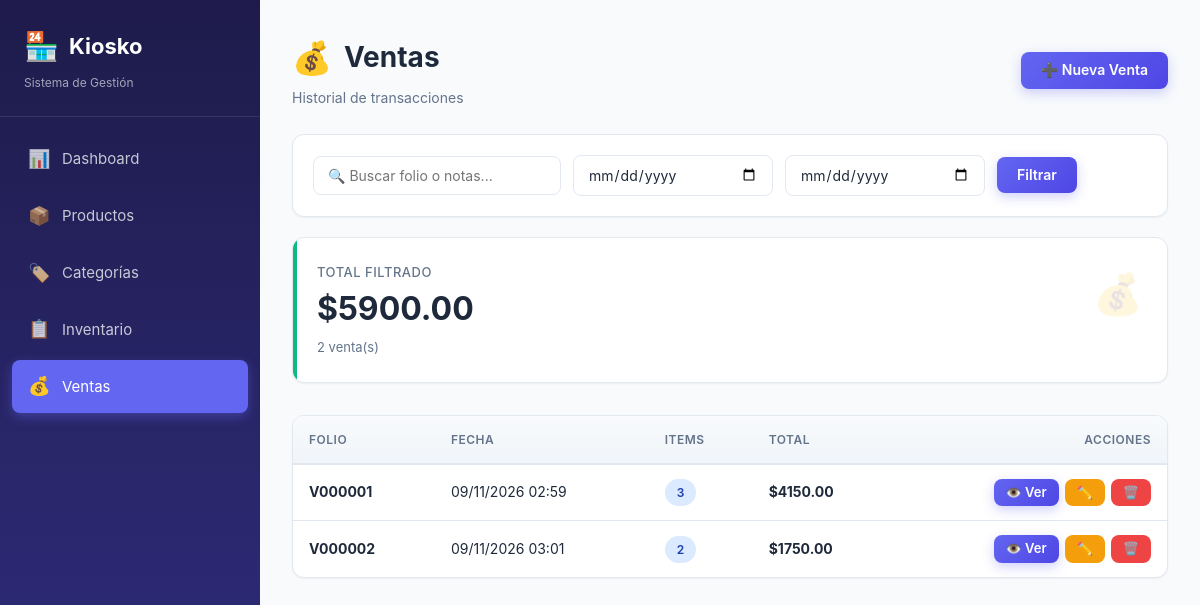
/ventas/, run on the app's committed database.
### tienda/models.py (models this page shows, shortened)
class Venta(models.Model):
    folio = models.CharField(max_length=20, unique=True, editable=False)
    fecha = models.DateTimeField(default=timezone.now)
    total = models.DecimalField(max_digits=12, decimal_places=2, default=0)
    notas = models.TextField(blank=True, null=True)
    class Meta:
        verbose_name = 'Venta'
        verbose_name_plural = 'Ventas'
        ordering = ['-fecha']

### tienda/views.py (the view)
# urls.py: path('ventas/', views.venta_lista, name='venta_lista'),
def venta_lista(request):
    q = request.GET.get('q', '')
    desde = request.GET.get('desde', '')
    hasta = request.GET.get('hasta', '')
    ventas = Venta.objects.annotate(num_items=Count('detalles'))
    if q:
        ventas = ventas.filter(
            Q(folio__icontains=q) | Q(notas__icontains=q)
        )
    if desde:
        ventas = ventas.filter(fecha__date__gte=desde)
    if hasta:
        ventas = ventas.filter(fecha__date__lte=hasta)
    total_filtrado = ventas.aggregate(total=Sum('total'))['total'] or 0
    return render(request, 'ventas/lista.html', {
        'ventas': ventas, 'q': q, 'desde': desde, 'hasta': hasta,
        'total_filtrado': total_filtrado, 'seccion': 'ventas'
    })

### templates/ventas/lista.html (shortened to what this page needs)
{% extends 'base.html' %}
{% block content %}
<div class="page-header">
    <div>
        <h1 class="page-title"><span class="title-icon">💰</span> Ventas</h1>
        <p class="page-subtitle">Historial de transacciones</p>
    </div>
    <a href="{% url 'venta_crear' %}" class="btn btn-primary">➕ Nueva Venta</a>
</div>
<div class="filters">
    <form method="get">
        <input type="text" name="q" value="{{ q }}" placeholder="🔍 Buscar folio o notas..." class="form-input">
        <input type="date" name="desde" value="{{ desde }}" class="form-input" title="Desde">
        <input type="date" name="hasta" value="{{ hasta }}" class="form-input" title="Hasta">
        <button type="submit" class="btn btn-primary">Filtrar</button>
    </form>
</div>
<div class="stats-grid">
    <div class="stat-card success">
        <div class="stat-icon">💰</div>
        <div class="stat-label">Total filtrado</div>
        <div class="stat-value">${{ total_filtrado|floatformat:2 }}</div>
        <div class="stat-sub">{{ ventas|length }} venta(s)</div>
    </div>
</div>
<div class="table-container">
    {% if ventas %}
    <div class="table-scroll">
        <table>
            <thead>
                <tr>
                    <th>Folio</th>
                    <th>Fecha</th>
                    <th>Items</th>
                    <th>Total</th>
                    <th class="text-right">Acciones</th>
                </tr>
            </thead>
            <tbody>
                {% for v in ventas %}
                <tr>
                    <td><strong>{{ v.folio }}</strong></td>
                    <td>{{ v.fecha|date:"d/m/Y H:i" }}</td>
                    <td><span class="badge badge-info">{{ v.num_items }}</span></td>
                    <td><strong>${{ v.total|floatformat:2 }}</strong></td>
                    <td class="text-right">
                        <div class="table-actions" style="justify-content:flex-end;">
                            <a href="{% url 'venta_detalle' v.pk %}" class="btn btn-primary btn-sm">👁️ Ver</a>
                            <a href="{% url 'venta_editar' v.pk %}" class="btn btn-warning btn-sm">✏️</a>
                            <a href="{% url 'venta_eliminar' v.pk %}" class="btn btn-danger btn-sm">🗑️</a>
                        </div>
                    </td>
                </tr>
                {% endfor %}
            </tbody>
        </table>
    </div>
    {% endif %}
</div>
{% endblock %}

### static/css/style.css (style rules this page uses)
* { margin: 0; padding: 0; box-sizing: border-box; }
:root { --primary: #6366f1; --primary-dark: #4f46e5; --primary-light: #818cf8; --secondary: #ec4899; --success: #10b981; --warning: #f59e0b; --danger: #ef4444; --bg: #f8fafc; --surface: #ffffff; --text: #1e293b; --text-muted: #64748b; --border: #e2e8f0; --shadow-sm: 0 1px 2px rgba(0,0,0,0.05); --shadow: 0 4px 6px -1px rgba(0,0,0,0.1), 0 2px 4px -1px rgba(0,0,0,0.06); --shadow-lg: 0 10px 25px -3px rgba(0,0,0,0.1); --radius: 12px; --radius-sm: 8px; --sidebar-width: 260px; }
body { font-family: -apple-system, BlinkMacSystemFont, 'Segoe UI', Roboto, 'Helvetica Neue', Arial, sans-serif; background: var(--bg); color: var(--text); line-height: 1.6; min-height: 100vh; }
.page-header { display: flex; justify-content: space-between; align-items: center; margin-bottom: 24px; flex-wrap: wrap; gap: 16px; }
.page-title { font-size: 28px; font-weight: 700; color: var(--text); display: flex; align-items: center; gap: 12px; }
.page-title .title-icon { font-size: 32px; }
.page-subtitle { color: var(--text-muted); font-size: 14px; margin-top: 4px; }
.btn { display: inline-flex; align-items: center; gap: 8px; padding: 10px 20px; border: none; border-radius: var(--radius-sm); font-size: 14px; font-weight: 600; cursor: pointer; text-decoration: none; transition: all 0.2s; line-height: 1.2; font-family: inherit; }
.btn-primary { background: linear-gradient(135deg, var(--primary) 0%, var(--primary-dark) 100%); color: white; box-shadow: 0 4px 12px rgba(99,102,241,0.3); }
.btn-warning { background: var(--warning); color: white; }
.btn-danger { background: var(--danger); color: white; }
.btn-sm { padding: 6px 12px; font-size: 13px; }
.stats-grid { display: grid; grid-template-columns: repeat(auto-fit, minmax(240px, 1fr)); gap: 20px; margin-bottom: 32px; }
.stat-card { background: var(--surface); border-radius: var(--radius); padding: 24px; box-shadow: var(--shadow-sm); border: 1px solid var(--border); position: relative; overflow: hidden; transition: transform 0.2s, box-shadow 0.2s; }
.stat-card::before { content: ''; position: absolute; top: 0; left: 0; width: 4px; height: 100%; background: var(--primary); }
.stat-card.success::before { background: var(--success); }
.stat-label { font-size: 13px; color: var(--text-muted); font-weight: 500; text-transform: uppercase; letter-spacing: 0.5px; margin-bottom: 8px; }
.stat-value { font-size: 32px; font-weight: 700; color: var(--text); line-height: 1.2; }
.stat-icon { position: absolute; top: 24px; right: 24px; font-size: 40px; opacity: 0.15; }
.stat-sub { font-size: 13px; color: var(--text-muted); margin-top: 8px; }
.table-container { background: var(--surface); border-radius: var(--radius); box-shadow: var(--shadow-sm); border: 1px solid var(--border); overflow: hidden; }
.table-scroll { overflow-x: auto; }
table { width: 100%; border-collapse: collapse; font-size: 14px; }
thead { background: linear-gradient(180deg, #f8fafc 0%, #f1f5f9 100%); }
th { text-align: left; padding: 14px 16px; font-weight: 600; color: var(--text-muted); font-size: 12px; text-transform: uppercase; letter-spacing: 0.5px; border-bottom: 2px solid var(--border); }
td { padding: 14px 16px; border-bottom: 1px solid var(--border); color: var(--text); }
tbody tr:last-child td { border-bottom: none; }
tbody tr { transition: background 0.15s; }
.table-actions { display: flex; gap: 6px; }
.badge { display: inline-block; padding: 4px 12px; border-radius: 50px; font-size: 12px; font-weight: 600; }
.badge-info { background: #dbeafe; color: #1e40af; }
.filters { background: var(--surface); padding: 20px; border-radius: var(--radius); box-shadow: var(--shadow-sm); border: 1px solid var(--border); margin-bottom: 20px; display: flex; gap: 12px; flex-wrap: wrap; align-items: center; }
.filters form { display: flex; gap: 12px; flex-wrap: wrap; width: 100%; align-items: center; }
.form-input { padding: 10px 14px; border: 1px solid var(--border); border-radius: var(--radius-sm); font-size: 14px; font-family: inherit; background: white; transition: all 0.2s; min-width: 200px; color: var(--text); }
.text-right { text-align: right; }

### data on the page
Venta: folio "V000001", fecha "09/11/2026 02:59", num_items "3", total "4150.00"
Venta: folio "V000002", fecha "09/11/2026 03:01", num_items "2", total "1750.00"

### other printed values
{{ total_filtrado|floatformat:2 }} "5900.00"
{{ ventas|length }} "2"
